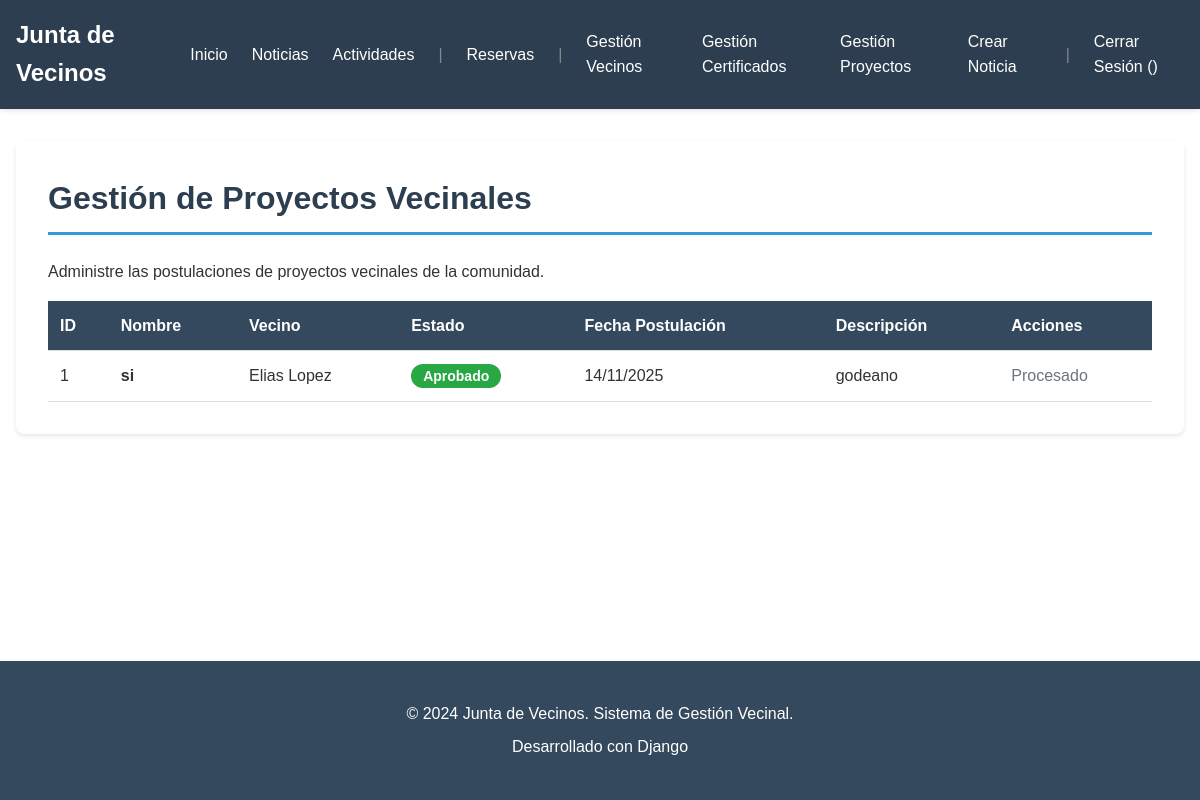
Screenshot of /proyectos/ (signed in) with the database file from the repository.
### gestion/models.py (models this page shows, shortened)
class ProyectoVecinal(models.Model):
    ESTADO_CHOICES = [
        ('pendiente', 'Pendiente'),
        ('aprobado', 'Aprobado'),
        ('rechazado', 'Rechazado'),
    ]
    nombre = models.CharField(max_length=200)
    descripcion = models.TextField()
    fecha_postulacion = models.DateField(auto_now_add=True)
    estado = models.CharField(max_length=20, choices=ESTADO_CHOICES, default='pendiente')
    vecino = models.ForeignKey(Vecino, on_delete=models.CASCADE)
    class Meta:
        verbose_name = "Proyecto Vecinal"
        verbose_name_plural = "Proyectos Vecinales"

class Vecino(models.Model):
    user = models.OneToOneField(User, on_delete=models.CASCADE, null=True, blank=True, related_name='vecino')
    rut = models.CharField(max_length=12, unique=True)
    nombre = models.CharField(max_length=100)
    apellido = models.CharField(max_length=100)
    email = models.EmailField(unique=True)
    telefono = models.CharField(max_length=15)
    direccion = models.CharField(max_length=200)
    es_miembro = models.BooleanField(default=False)
    fecha_inscripcion = models.DateField(auto_now_add=True)
    class Meta:
        verbose_name = "Vecino"
        verbose_name_plural = "Vecinos"

### gestion/views.py (the view, shortened to what this page needs)
# urls.py: path('proyectos/', views.listar_proyectos, name='listar_proyectos'),
@login_required
def listar_proyectos(request):
    if request.user.is_staff:
        proyectos = ProyectoVecinal.objects.all().order_by('-fecha_postulacion')
    return render(request, 'gestion/proyectos/lista.html', {
        'proyectos': proyectos,
        'is_admin': request.user.is_staff
    })

### gestion/templates/gestion/proyectos/lista.html (shortened to what this page needs)
{% extends 'gestion/base.html' %}
{% block content %}
<div class="content-container">
    <h1>{% if is_admin %}Gestión de Proyectos Vecinales{% else %}Mis Proyectos Vecinales{% endif %}</h1>
    {% if is_admin %}
    <p>Administre las postulaciones de proyectos vecinales de la comunidad.</p>
    {% else %}
    <p>Aquí puedes ver el estado de tus proyectos postulados.</p>
    {% endif %}
    {% if proyectos %}
    <div class="table-container">
        <table class="data-table">
            <thead>
                <tr>
                    <th>ID</th>
                    <th>Nombre</th>
                    {% if is_admin %}
                    <th>Vecino</th>
                    {% endif %}
                    <th>Estado</th>
                    <th>Fecha Postulación</th>
                    <th>Descripción</th>
                    {% if is_admin %}
                    <th>Acciones</th>
                    {% endif %}
                </tr>
            </thead>
            <tbody>
                {% for proyecto in proyectos %}
                <tr>
                    <td>{{ proyecto.id }}</td>
                    <td><strong>{{ proyecto.nombre }}</strong></td>
                    {% if is_admin %}
                    <td>{{ proyecto.vecino.nombre }} {{ proyecto.vecino.apellido }}</td>
                    {% endif %}
                    <td>
                        {% if proyecto.estado == 'aprobado' %}
                            <span class="badge badge-success">Aprobado</span>
                        {% elif proyecto.estado == 'rechazado' %}
                            <span class="badge badge-danger">Rechazado</span>
                        {% else %}
                            <span class="badge badge-warning">Pendiente</span>
                        {% endif %}
                    </td>
                    <td>{{ proyecto.fecha_postulacion|date:"d/m/Y" }}</td>
                    <td>{{ proyecto.descripcion|truncatewords:15 }}</td>
                    {% if is_admin %}
                    <td>
                        {% if proyecto.estado == 'pendiente' %}
                        <form method="post" action="{% url 'cambiar_estado_proyecto' proyecto.id %}" style="display: inline;">
                            {% csrf_token %}
                            <input type="hidden" name="estado" value="aprobado">
                            <button type="submit" class="btn btn-success" style="padding: 0.5rem 1rem; font-size: 0.875rem;" onclick="return confirm('¿Está seguro de aprobar este proyecto?')">
                                Aprobar
                            </button>
                        </form>
                        <form method="post" action="{% url 'cambiar_estado_proyecto' proyecto.id %}" style="display: inline;">
                            {% csrf_token %}
                            <input type="hidden" name="estado" value="rechazado">
                            <button type="submit" class="btn btn-danger" style="padding: 0.5rem 1rem; font-size: 0.875rem;" onclick="return confirm('¿Está seguro de rechazar este proyecto?')">
                                Rechazar
                            </button>
                        </form>
                        {% else %}
                            <span style="color: #6c757d;">Procesado</span>
                        {% endif %}
                    </td>
                    {% endif %}
                </tr>
                {% endfor %}
            </tbody>
        </table>
    </div>
    {% endif %}
</div>
{% endblock %}

### core/static/css/estilos.css (style rules this page uses)
* { margin: 0; padding: 0; box-sizing: border-box; }
body { font-family: Arial, sans-serif; line-height: 1.6; color: #333; min-height: 100vh; display: flex; flex-direction: column; }
.content-container { background: white; padding: 2rem; border-radius: 8px; box-shadow: 0 2px 4px rgba(0,0,0,0.1); }
.content-container h1 { color: #2c3e50; margin-bottom: 1.5rem; border-bottom: 3px solid #3498db; padding-bottom: 0.5rem; }
.data-table { width: 100%; border-collapse: collapse; margin-top: 1rem; }
.data-table thead { background-color: #34495e; color: white; }
.data-table th, .data-table td { padding: 0.75rem; text-align: left; border-bottom: 1px solid #ddd; }
.badge { padding: 0.25rem 0.75rem; border-radius: 12px; font-size: 0.875rem; font-weight: bold; }
.badge-success { background-color: #28a745; color: white; }

### rows the page displays
ProyectoVecinal: id "1", nombre "si", vecino.nombre "Elias", vecino.apellido "Lopez", estado "Aprobado", fecha_postulacion "14/11/2025", descripcion "godeano"
